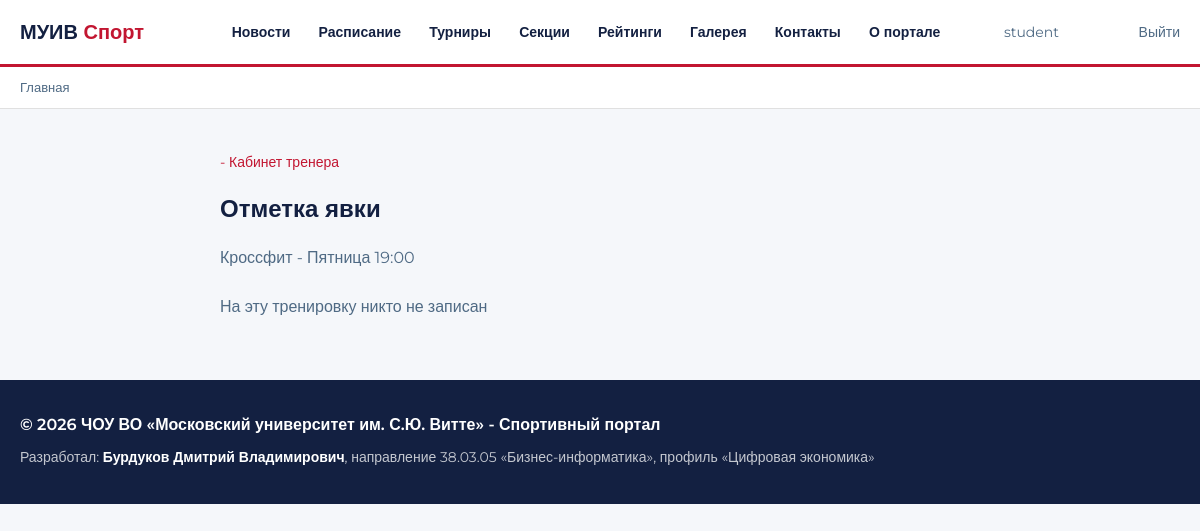
The app's page /profile/coach/5/ (signed in), older data.
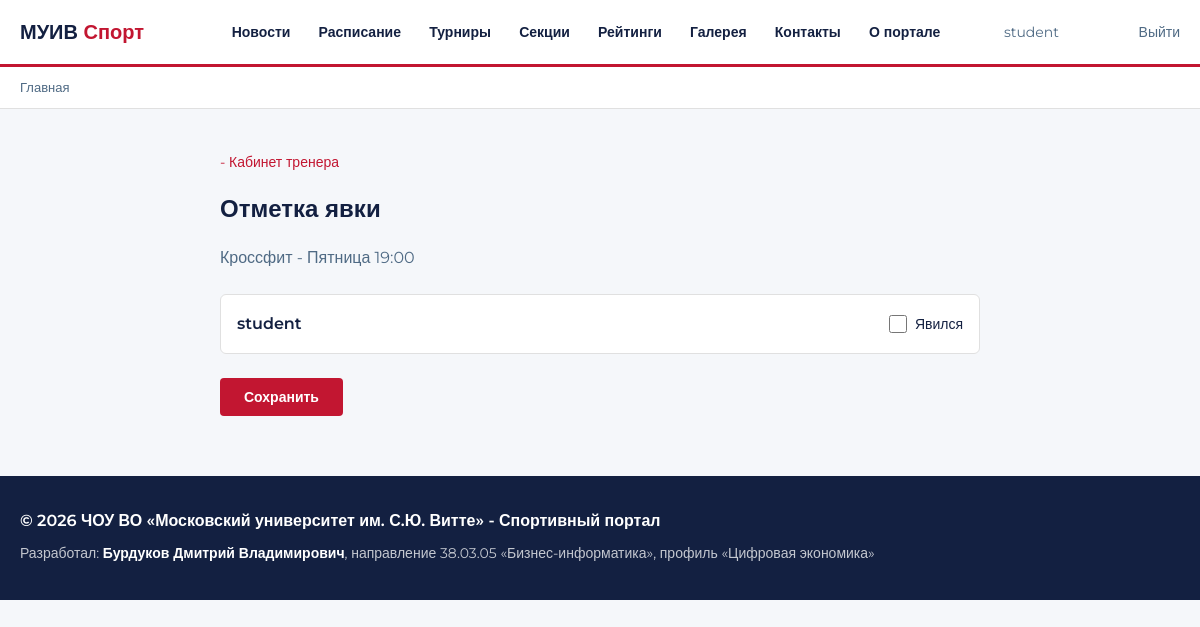
The same page, newer data.
### main/models.py (models this page shows, shortened)
class TrainingRecord(models.Model):
    user     = models.ForeignKey(User, on_delete=models.CASCADE, verbose_name='Студент')
    training = models.ForeignKey(Training, on_delete=models.CASCADE, verbose_name='Тренировка')
    created  = models.DateTimeField(auto_now_add=True, verbose_name='Дата записи')
    attended = models.BooleanField(default=False, verbose_name='Явился')
    class Meta:
        verbose_name        = 'Запись на тренировку'
        verbose_name_plural = 'Записи на тренировки'
        unique_together     = ('user', 'training')

### main/views.py (the view)
# urls.py: path('profile/coach/<int:pk>/', views.mark_attendance, name='mark_attendance'),
@login_required
def mark_attendance(request, pk):
    training = get_object_or_404(Training, pk=pk)
    records = TrainingRecord.objects.filter(training=training)
    if request.method == 'POST':
        for record in records:
            attended = request.POST.get(f'attended_{record.pk}')
            record.attended = attended == 'on'
            record.save()
        return redirect('/profile/coach/')
    return render(request, 'profile/attendance.html', {
        'training': training,
        'records': records
    })

### main/models.py (called while the page is built)
    def __str__(self):
        return self.name

### templates/profile/attendance.html (shortened to what this page needs)
{% extends 'base.html' %}
{% block content %}
<div style="max-width: 800px; margin: 40px auto; padding: 0 20px;">
  <a href="/profile/coach/" style="font-size: 14px;">- Кабинет тренера</a>
  <h2 style="margin-top: 16px;">Отметка явки</h2>
  <p style="margin-top: 8px; color: var(--muted);">{{ training.sport }} - {{ training.get_day_display }} {{ training.time_start|time:"H:i" }}</p>
  <form method="post" style="margin-top: 24px;">
    {% for record in records %}
      <div style="background: var(--white); border: 1px solid var(--border); border-radius: 6px; padding: 16px; margin-bottom: 8px; display: flex; align-items: center; justify-content: space-between;">
        <div style="font-weight: 600;">{{ record.user.username }}</div>
        <label style="display: flex; align-items: center; gap: 8px; font-size: 14px; cursor: pointer;">
          <input type="checkbox" name="attended_{{ record.pk }}" {% if record.attended %}checked{% endif %}
            style="width: 18px; height: 18px; accent-color: var(--red);">
          Явился
        </label>
      </div>
    {% empty %}
      <p>На эту тренировку никто не записан</p>
    {% endfor %}
    {% if records %}
      <button type="submit"
        style="margin-top: 16px; padding: 10px 24px; background: var(--red); color: var(--white); border: none; border-radius: 4px; font-size: 14px; font-weight: 600; font-family: inherit; cursor: pointer;">
        Сохранить
      </button>
    {% endif %}
  </form>
</div>
{% endblock %}

Row changes from the older to the newer data that the page shows:
added TrainingRecord: user.username "student"
Text that changed along with them:
text no longer shown: "На эту тренировку никто не записан"
text now shown: "Сохранить"
